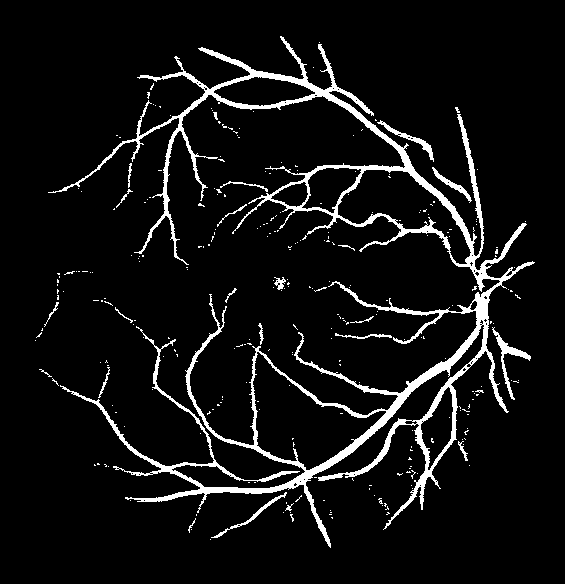
#> input picture image/lastresult/24_bloodvessel.png, 565 x 584 px
$ jupyter execute --allow-errors filling-gap.ipynb
#> lines starting #> are read from the running program, lines starting #| are printed output that depends on the picture; after the words box and inside, x2 and y2 are one past the last pixel; in counts of white or black regions, pixels touching at a corner belong together
[cell 1]
from skimage import io, img_as_bool, segmentation
from skimage.morphology import skeletonize, binary_closing
from scipy import ndimage as ndi
import matplotlib.pyplot as plt
import cv2

# image = cv2.imread('image/skeleton/24_bloodvessel.png')
image = io.imread('image/lastresult/24_bloodvessel.png')
#> image is the input picture: shape (584, 565, 3); 6.9% white; 288 white regions (265 under 20 px), largest, box (x1, y1, x2, y2) and area: (48, 36, 535, 548) 19791, (492, 327, 531, 400) 442, (377, 120, 434, 162) 307
# gray = cv2.cvtColor(image, cv2.COLOR_BGR2GRAY)

image = img_as_bool(image)
out = ndi.distance_transform_edt(~image)
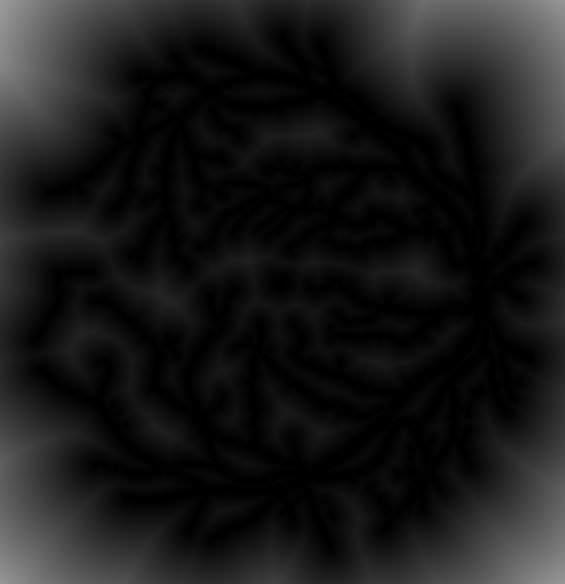
#> out: shape (584, 565, 3) float64; min 0, max 157.2, mean 26.3
out = out < 0.05 * out.max()
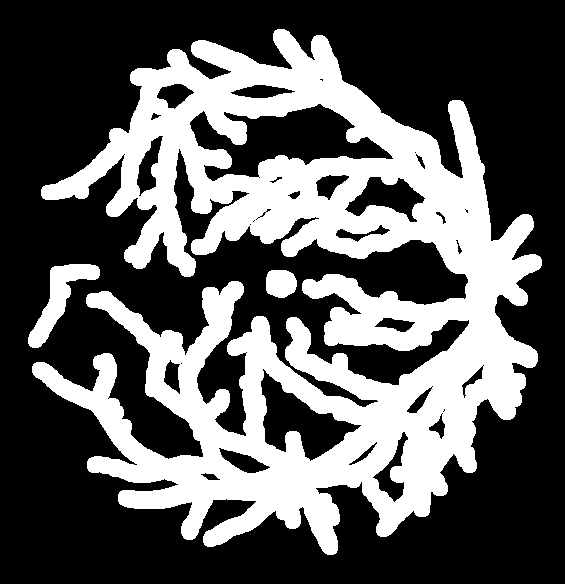
#> out: shape (584, 565, 3) bool; 35.5% white; 3 white regions, box (x1, y1, x2, y2) and area: (32, 29, 542, 555) 114541, (28, 264, 100, 348) 2023, (266, 270, 297, 298) 724
out = skeletonize(out)
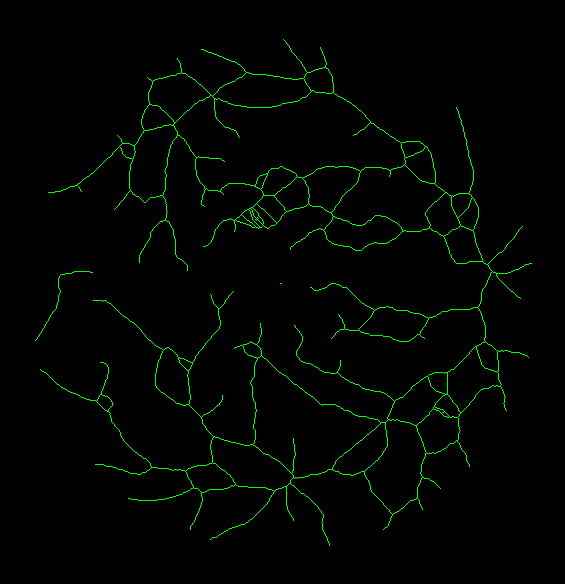
#> out: shape (584, 565, 3) bool; mean R, G, B 0, 0.0175, 0
#> (the rest of this cell did not finish here and is left out)

[cell 2]
import cv2
import numpy as np

image = cv2.imread('image/skeleton/24_bloodvessel.png')
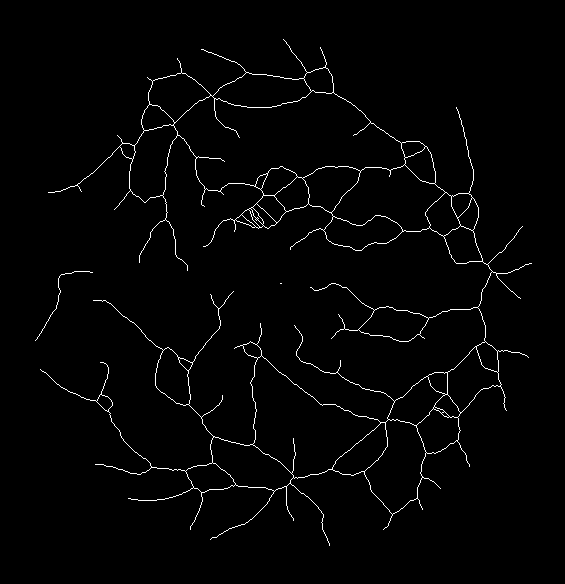
#> input picture image/skeleton/24_bloodvessel.png, 565 x 584 px
#> image is the input picture: shape (584, 565, 3); 1.7% white in thin lines or dots, all inside (x1, y1, x2, y2) = (35, 39, 532, 546)
gray = cv2.cvtColor(image, cv2.COLOR_BGR2GRAY)

# apply dilation on src image
kernel = np.ones((3,3),np.uint8)
dilated_img = cv2.dilate(gray, kernel, iterations = 3)
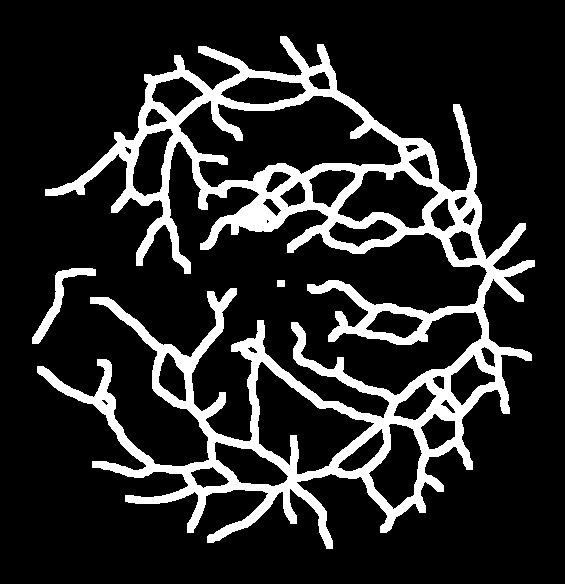
#> dilated_img: shape (584, 565); 15.9% white; 3 white regions, box (x1, y1, x2, y2) and area: (37, 36, 535, 549) 51611, (32, 268, 96, 344) 929, (277, 280, 285, 287) 56

cv2.imshow("filled gaps for contour detection", dilated_img)
cv2.waitKey(0)
cv2.destroyAllWindows()
